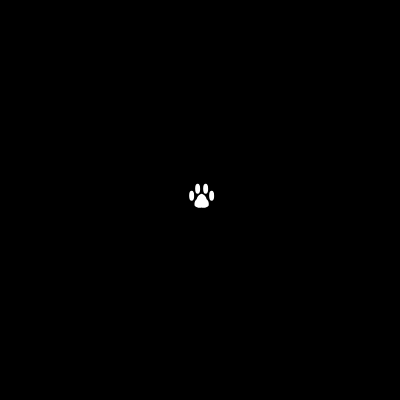
Frame 1 (no input)
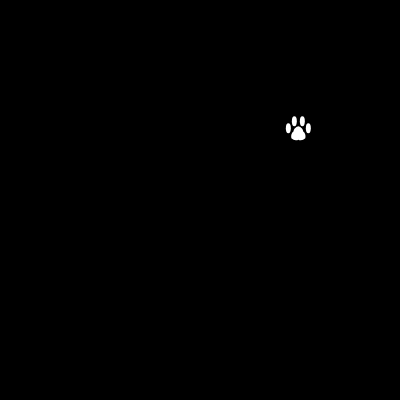
Frame 60 (no input)
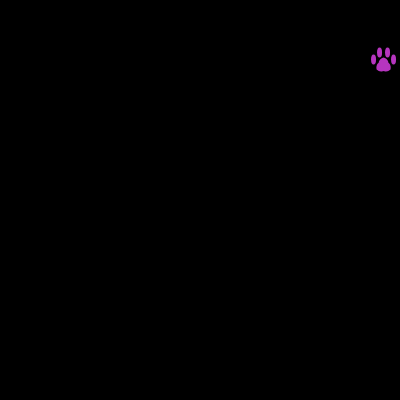
Frame 120 (the mouse pressed at the canvas centre since frame 60)

The p5.js sketch that drew these frames (run headless with seeded random() and noise() and a simulated clock; from frame 60 on, the mouse is pressed at the canvas centre):

// p5.js sketch
// ── sketch.js
/*
Idee: Katzentapser, die über den Bildschirm laufen...

//-------------------------------------------

The Nature of Code 2 - The Coding Train
-1.1 What is a Vector?
-1.2 Vector Math
-1.3 Random Vectors
-1.4 Static Funktions
-1.5 A Unit Vector (Normalize)
-3.3 Angles and Vectors
 */

let sketchWidth = 400;
let sketchHeight = 400;
let tapser;

//-----------------------------------------------
function setup() {
  createCanvas(sketchWidth, sketchHeight);
  tapser = new Tapser();
}

function draw() {
  background(0);
  tapser.move();
  tapser.bouncing();
  tapser.print();   
}

function mouseClicked() {
  fill(color(random(255), random(255), random(255)));
}

class Tapser {
  constructor() {
    this.position = createVector(sketchWidth/4, sketchHeight/4);
    this.speed = createVector(2, 1);

    this.speed = p5.Vector.random2D(); //für eine Random Richtung
  }

  move() {
    this.position.add(this.speed);
  }

  bouncing() {
    if((this.position.x + 5 > sketchWidth/2) || (this.position.x - 5 < 0)) {
      this.speed.x = this.speed.x * -1;
      fill(color(random(255), random(255), random(255)));
    }
    if((this.position.y + 5 > sketchHeight/2) || (this.position.y - 5 < 0)) {
      this.speed.y = this.speed.y * -1;
      fill(color(random(255), random(255), random(255)));
    }
  }

  print() {
    noStroke();

    translate(this.position.x, this.position.y);
    let r = createVector(5,10);

    ellipse(this.position.x - 10, this.position.y - 3, r.x, r.y);
    ellipse(this.position.x + 10, this.position.y - 3, r.x, r.y);
    ellipse(this.position.x - 4, this.position.y - 10, r.x, r.y);
    ellipse(this.position.x + 4, this.position.y - 10, r.x, r.y);

    beginShape();
    translate(this.position.x, this.position.y + 3);
    rotate(Math.PI / 180 * 270);
    let t = 0;
    for(let angle = 0; angle < 60; angle += 5) {
      let radius = 8 - t;
      const x = radius * cos(Math.PI / 180 * angle);
      const y = radius * sin(Math.PI / 180 * angle);
      vertex(x, y);
      t += 0.2;
    }
    let t1 =0
    for(let angle = 60; angle < 120; angle += 5) {
      let radius = 5.6 + t1;
      const x = radius * cos(Math.PI / 180 * angle);
      const y = radius * sin(Math.PI / 180 * angle);
     vertex(x, y);
      t1 += 0.2;
    }
    let t2 = 0;
    for(let angle = 120; angle < 180; angle += 5) {
      let radius = 8 - t2;
      const x = radius * cos(Math.PI / 180 * angle);
      const y = radius * sin(Math.PI / 180 * angle);
      vertex(x, y);
      t2 += 0.2;
    }
    let t3 =0
    for(let angle = 180; angle < 240; angle += 5) {
      let radius = 5.6 + t3;
      const x = radius * cos(Math.PI / 180 * angle);
      const y = radius * sin(Math.PI / 180 * angle);
      vertex(x, y);
      t3 += 0.2;
    }
    let t4 = 0;
    for(let angle = 240; angle < 300; angle += 5) {
      let radius = 8 - t4;
      const x = radius * cos(Math.PI / 180 * angle);
      const y = radius * sin(Math.PI / 180 * angle);
      vertex(x, y);
      t4 += 0.2;
    }
    let t5 =0
    for(let angle = 300; angle < 360; angle += 5) {
      let radius = 5.6 + t5;
      const x = radius * cos(Math.PI / 180 * angle);
      const y = radius * sin(Math.PI / 180 * angle);
      vertex(x, y);
      t5 += 0.2;
    }
    endShape(CLOSE);
  }
}
